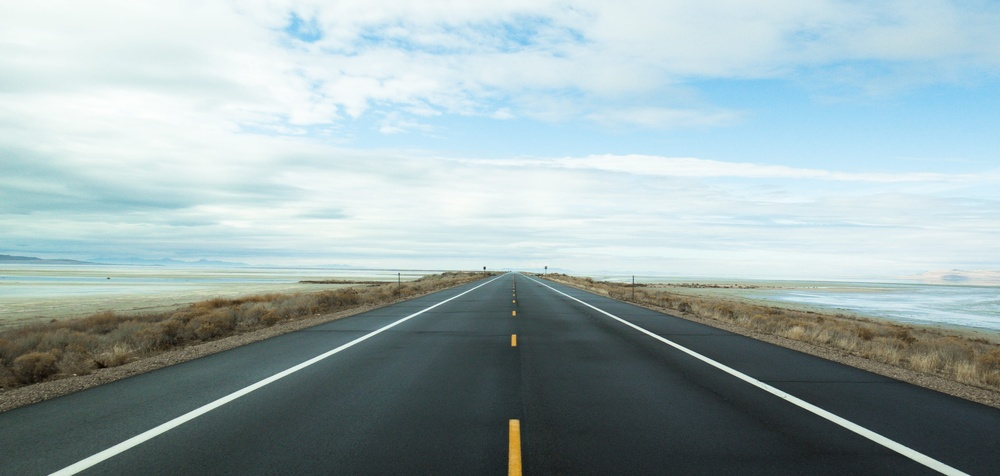
#> input picture 2 Q2/TESTT.jpg, 1000 x 476 px, shrunk from 3999 x 1904 before the run
$ python main.py
#> lines starting #> are read from the running program, lines starting #| are printed output that depends on the picture; after the words box and inside, x2 and y2 are one past the last pixel; in counts of white or black regions, pixels touching at a corner belong together
import cv2
import numpy as np


image_path = 'TESTT.jpg'

def extract_lane_markings(image_path):
    # Load image
#> called with image_path = 'TESTT.jpg'
    image = cv2.imread(image_path)
#> image is the input picture: shape (476, 1000, 3); mean B, G, R 174.7, 172.9, 155.6
    hsv = cv2.cvtColor(image, cv2.COLOR_BGR2HSV)
#> hsv: shape (476, 1000, 3); mean H, S, V 85.6, 42.3, 178.6

    # Define color thresholds
    white_lower = np.array([0, 0, 200], dtype=np.uint8)
    white_upper = np.array([255, 50, 255], dtype=np.uint8)
    yellow_lower = np.array([15, 100, 100], dtype=np.uint8)
    yellow_upper = np.array([35, 255, 255], dtype=np.uint8)

    # Create masks
    white_mask = cv2.inRange(hsv, white_lower, white_upper)
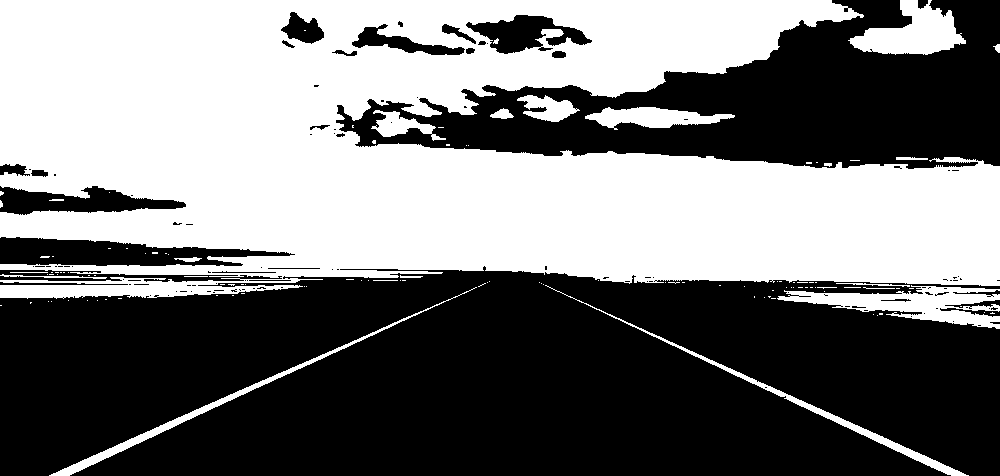
#> white_mask: shape (476, 1000); 46.7% white; 117 white regions (94 under 20 px), largest, box (x1, y1, x2, y2) and area: (0, 0, 1000, 299) 205212, (777, 285, 1000, 329) 4415, (848, 0, 966, 55) 3528
    yellow_mask = cv2.inRange(hsv, yellow_lower, yellow_upper)
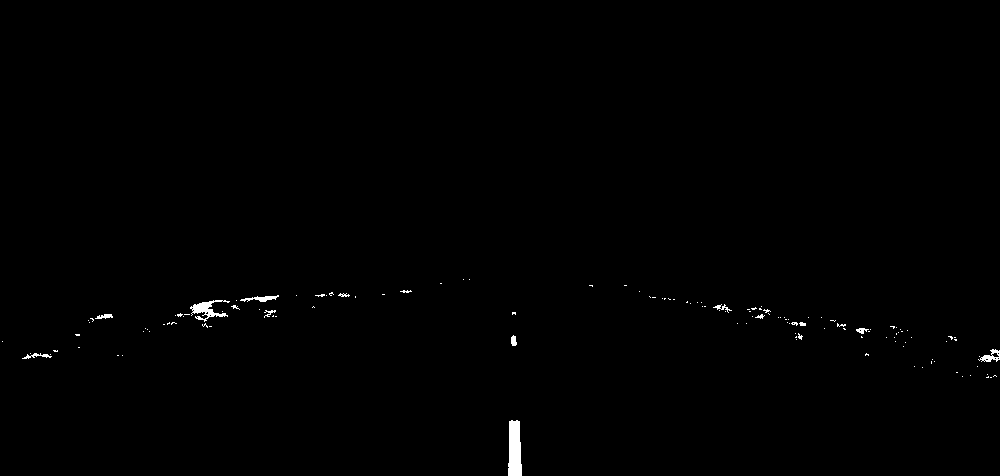
#> yellow_mask: shape (476, 1000); 0.43% white; 135 white regions (121 under 20 px), largest, box (x1, y1, x2, y2) and area: (508, 420, 522, 476) 667, (190, 300, 230, 322) 338, (978, 349, 1000, 362) 132

    # Highlight detected lane markings on the original image
    highlighted = image.copy()
    highlighted[white_mask > 0] = [255, 255, 255]  # White
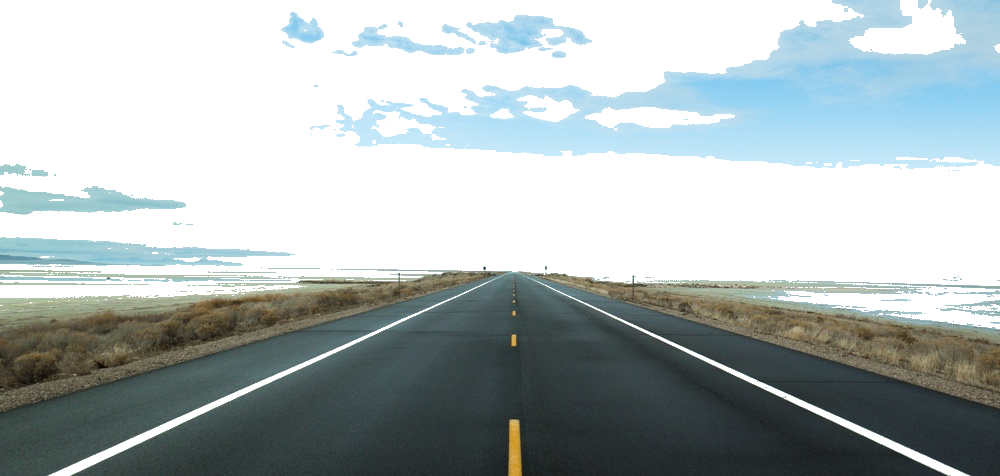
#> highlighted: shape (476, 1000, 3); mean B, G, R 182.7, 182, 172.5
    highlighted[yellow_mask > 0] = [0, 255, 255]  # Yellow
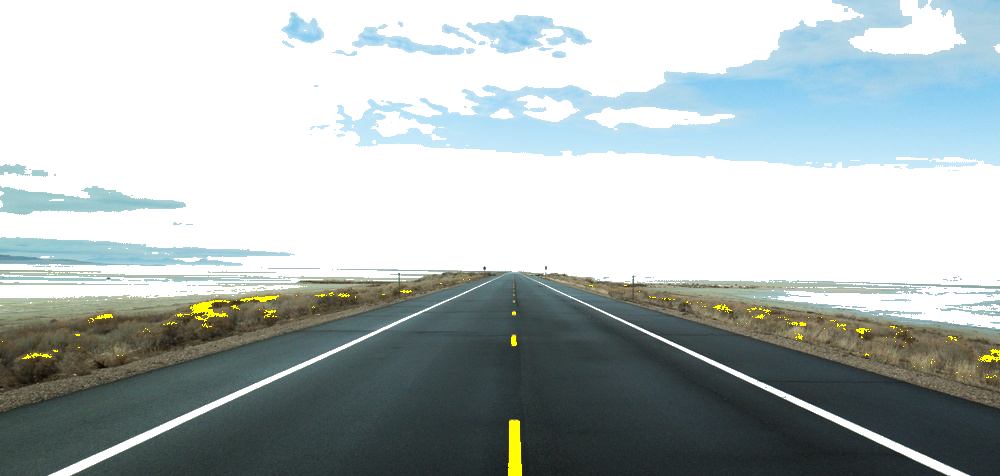
#> highlighted: shape (476, 1000, 3); 0.43% of pixels changed, all inside (x1, y1, x2, y2) = (2, 279, 1000, 476)

    return white_mask, yellow_mask, highlighted


white_mask, yellow_mask, highlighted = extract_lane_markings(image_path)

cv2.imwrite('white_lane.png', white_mask)
cv2.imwrite('yellow_lane.png', yellow_mask)
cv2.imwrite('highlighted.png', highlighted)
